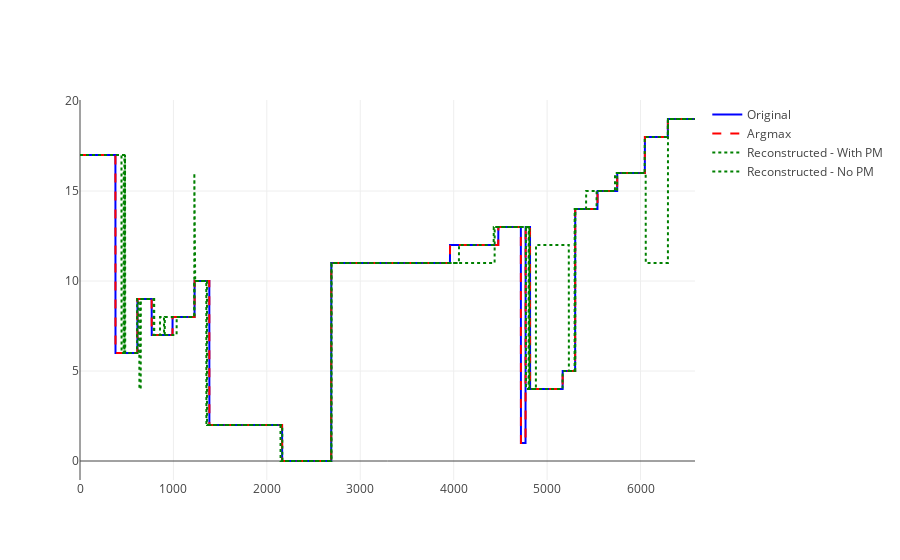

Write notebook code for a chart like this one.
### Code cell
fig = go.Figure()
fig.add_trace(go.Scatter(x=list(range(len(x))), y=x, mode='lines', name='Original',
                         line=dict(color='blue', dash='solid')))
fig.add_trace(go.Scatter(x=list(range(len(y))), y=y, mode='lines', name='Argmax',
                         line=dict(color='red', dash='dash')))
fig.add_trace(go.Scatter(x=list(range(len(x_hat))), y=x_hat, mode='lines', name='Reconstructed - With PM',
                         line=dict(color='green', dash='dot')))
fig.add_trace(go.Scatter(x=list(range(len(x_hat_no_mat))), y=x_hat_no_mat, mode='lines', name='Reconstructed - No PM',
                         line=dict(color='green', dash='dot')))
fig.show()

### Figure 1 — Plotly figure (JSON) as saved in the notebook; plotly's stock layout.template omitted (floating-point values rounded to 4 significant figures; data arrays with more than 128 entries replaced by an {"elided": "..."} marker saying what was removed)
{"data": [{"line": {"color": "blue", "dash": "solid"}, "mode": "lines", "name": "Original", "x": {"elided": "6584 int values"}, "y": {"elided": "6584 int values"}, "type": "scatter"}, {"line": {"color": "red", "dash": "dash"}, "mode": "lines", "name": "Argmax", "x": {"elided": "6584 int values"}, "y": {"elided": "6584 int values"}, "type": "scatter"}, {"line": {"color": "green", "dash": "dot"}, "mode": "lines", "name": "Reconstructed - With PM", "x": {"elided": "6584 int values"}, "y": {"elided": "6584 int values"}, "type": "scatter"}, {"line": {"color": "green", "dash": "dot"}, "mode": "lines", "name": "Reconstructed - No PM", "x": {"elided": "6584 int values"}, "y": {"elided": "6584 int values"}, "type": "scatter"}], "layout": {}}
